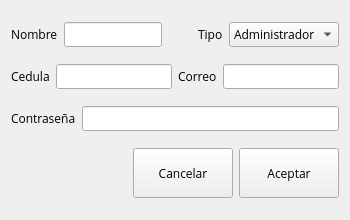
<?xml version="1.0" encoding="UTF-8"?>
<ui version="4.0">
 <class>Form</class>
 <widget class="QWidget" name="Form">
  <property name="geometry">
   <rect>
    <x>0</x>
    <y>0</y>
    <width>350</width>
    <height>220</height>
   </rect>
  </property>
  <property name="minimumSize">
   <size>
    <width>350</width>
    <height>220</height>
   </size>
  </property>
  <property name="maximumSize">
   <size>
    <width>400</width>
    <height>220</height>
   </size>
  </property>
  <property name="font">
   <font>
    <family>Open Sans</family>
   </font>
  </property>
  <property name="windowTitle">
   <string>Crear Usuario</string>
  </property>
  <layout class="QVBoxLayout" name="verticalLayout">
   <item>
    <layout class="QHBoxLayout" name="horizontalLayout_3">
     <property name="spacing">
      <number>6</number>
     </property>
     <item>
      <widget class="QLabel" name="label_1">
       <property name="text">
        <string>Nombre</string>
       </property>
      </widget>
     </item>
     <item>
      <widget class="QLineEdit" name="nombre">
       <property name="minimumSize">
        <size>
         <width>0</width>
         <height>0</height>
        </size>
       </property>
      </widget>
     </item>
     <item>
      <spacer name="horizontalSpacer_3">
       <property name="orientation">
        <enum>Qt::Horizontal</enum>
       </property>
       <property name="sizeHint" stdset="0">
        <size>
         <width>40</width>
         <height>20</height>
        </size>
       </property>
      </spacer>
     </item>
     <item>
      <widget class="QLabel" name="label">
       <property name="text">
        <string>Tipo</string>
       </property>
      </widget>
     </item>
     <item>
      <widget class="QComboBox" name="tipo">
       <property name="minimumSize">
        <size>
         <width>110</width>
         <height>0</height>
        </size>
       </property>
       <item>
        <property name="text">
         <string>Administrador</string>
        </property>
       </item>
       <item>
        <property name="text">
         <string>Operador</string>
        </property>
       </item>
       <item>
        <property name="text">
         <string>Gerente</string>
        </property>
       </item>
      </widget>
     </item>
    </layout>
   </item>
   <item>
    <layout class="QHBoxLayout" name="horizontalLayout_2">
     <item>
      <widget class="QLabel" name="label_2">
       <property name="text">
        <string>Cedula</string>
       </property>
      </widget>
     </item>
     <item>
      <widget class="QLineEdit" name="cedula"/>
     </item>
     <item>
      <widget class="QLabel" name="label_3">
       <property name="text">
        <string>Correo</string>
       </property>
      </widget>
     </item>
     <item>
      <widget class="QLineEdit" name="correo"/>
     </item>
    </layout>
   </item>
   <item>
    <layout class="QHBoxLayout" name="horizontalLayout_4">
     <item>
      <widget class="QLabel" name="label_4">
       <property name="text">
        <string>Contraseña</string>
       </property>
      </widget>
     </item>
     <item>
      <widget class="QLineEdit" name="contrasena">
       <property name="echoMode">
        <enum>QLineEdit::Password</enum>
       </property>
      </widget>
     </item>
    </layout>
   </item>
   <item>
    <layout class="QHBoxLayout" name="horizontalLayout" stretch="0,0,0">
     <property name="sizeConstraint">
      <enum>QLayout::SetDefaultConstraint</enum>
     </property>
     <property name="topMargin">
      <number>0</number>
     </property>
     <item>
      <spacer name="horizontalSpacer">
       <property name="orientation">
        <enum>Qt::Horizontal</enum>
       </property>
       <property name="sizeHint" stdset="0">
        <size>
         <width>40</width>
         <height>20</height>
        </size>
       </property>
      </spacer>
     </item>
     <item>
      <widget class="QPushButton" name="buttonCancel">
       <property name="minimumSize">
        <size>
         <width>100</width>
         <height>50</height>
        </size>
       </property>
       <property name="maximumSize">
        <size>
         <width>100</width>
         <height>50</height>
        </size>
       </property>
       <property name="text">
        <string>Cancelar</string>
       </property>
      </widget>
     </item>
     <item>
      <widget class="QPushButton" name="buttonAccept">
       <property name="minimumSize">
        <size>
         <width>100</width>
         <height>50</height>
        </size>
       </property>
       <property name="maximumSize">
        <size>
         <width>100</width>
         <height>50</height>
        </size>
       </property>
       <property name="text">
        <string>Aceptar</string>
       </property>
      </widget>
     </item>
    </layout>
   </item>
  </layout>
 </widget>
 <resources/>
 <connections/>
</ui>
